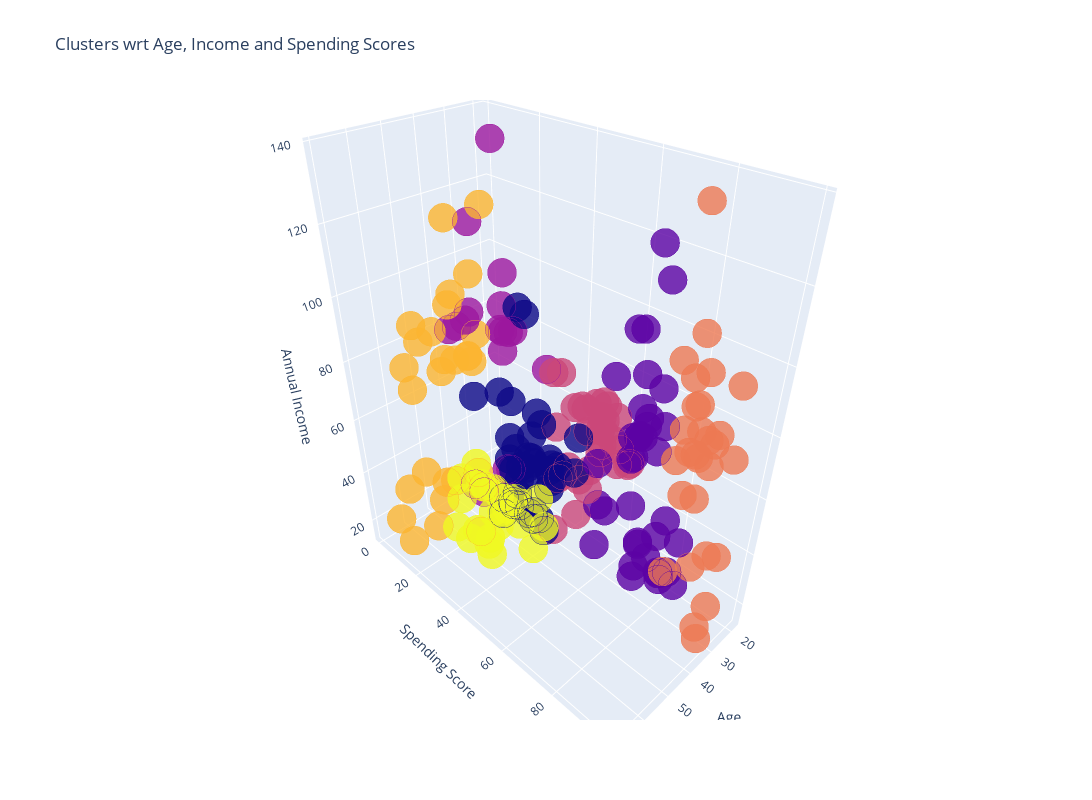

This figure's notebook cell:
### Code cell
trace1 = go.Scatter3d(
    x= df['Age'],
    y= df['Spending Score (1-100)'],
    z= df['Annual Income (k$)'],
    mode='markers',
     marker=dict(
        color = df['cluster'], 
        size= 10,
        line=dict(
            color= df['cluster'],
            width= 18
        ),
        opacity=0.8
     )
)
data = [trace1]
layout = go.Layout(
    title= 'Clusters wrt Age, Income and Spending Scores',
    scene = dict(
            xaxis = dict(title  = 'Age'),
            yaxis = dict(title  = 'Spending Score'),
            zaxis = dict(title  = 'Annual Income')
        ),
    width=1200,  # Ajuste a largura da figura
    height=800,  # Ajuste a altura da figura
)
fig = go.Figure(data=data, layout=layout)
py.offline.iplot(fig)

### Figure 1 — Plotly figure (JSON) as saved in the notebook; plotly's stock layout.template omitted (floating-point values rounded to 4 significant figures; data arrays with more than 128 entries replaced by an {"elided": "..."} marker saying what was removed)
{"data": [{"marker": {"color": {"elided": "200 int values"}, "line": {"color": {"elided": "200 int values"}, "width": 18}, "opacity": 0.8, "size": 10}, "mode": "markers", "type": "scatter3d", "x": {"elided": "200 int values"}, "y": {"elided": "200 int values"}, "z": {"elided": "200 int values"}}], "layout": {"height": 800, "scene": {"xaxis": {"title": {"text": "Age"}}, "yaxis": {"title": {"text": "Spending Score"}}, "zaxis": {"title": {"text": "Annual Income"}}}, "title": {"text": "Clusters wrt Age, Income and Spending Scores"}, "width": 1200}}
